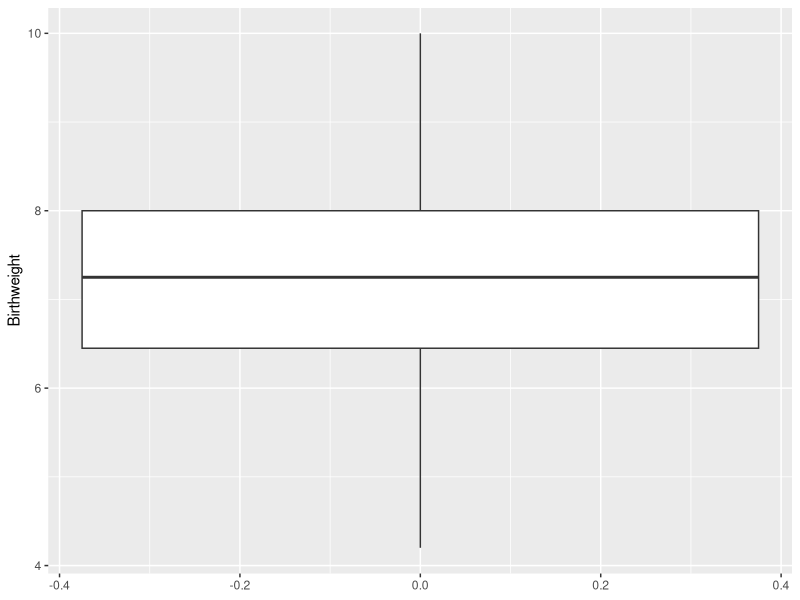
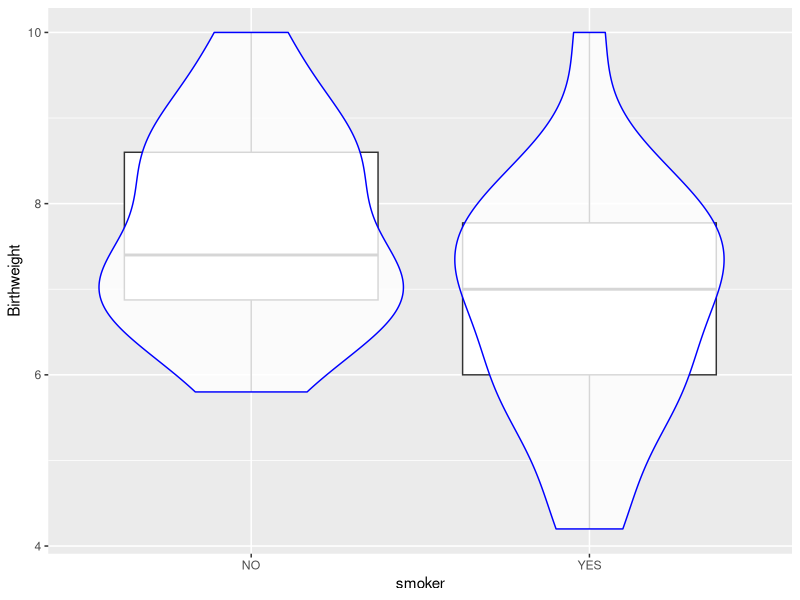

Source code (R) for these figures, in order:
## ---- chunk 1
bwt <- read.csv("./data/birthweight_reduced.csv")
head(bwt)
## ---- chunk 2
bwt$smoker <- factor(bwt$smoker, labels = c('NO','YES'))
## ---- chunk 3
cat("La media es", mean(bwt$Birthweight),"\n")
cat("La mediana es", median(bwt$Birthweight), "\n")
cat("Los cuartiles son:", paste(quantile(bwt$Birthweight, probs = c(0.25,0.5,0.75)), collapse = ", "), "\n")
## ---- chunk 4
library(ggplot2)
ggplot(data=bwt, aes(y=Birthweight))+geom_boxplot()
## ---- chunk 5
table(bwt$smoker)
## ---- chunk 6
cat("Madres fumadoras",sum(bwt$smoker=='YES'),"\n")
cat("Madres NO fumadoras",sum(bwt$smoker=='NO'),"\n")
## ---- chunk 7
library(tidyverse)
bwt |> group_by(smoker) |> summarize(num=n())
## ---- chunk 8

cat("El peso medio de los hijos de madres fumadores es: ", mean(bwt$Birthweight[which(bwt$smoker=='YES')]),"\n")
cat("El peso medio de los hijos de madres NO fumadores es: ",
    mean(bwt$Birthweight[which(bwt$smoker=='NO')]),"\n")
## ---- chunk 9
library(tidyverse)
bwt |> group_by(smoker) |> summarize(num=n(), media=mean(Birthweight))
## ---- chunk 10

cat("La varianza media de los hijos de madres fumadores es: ", var(bwt$Birthweight[which(bwt$smoker=='YES')]),"\n")
cat("La varianza media de los hijos de madres NO fumadores es: ",
    var(bwt$Birthweight[which(bwt$smoker=='NO')]),"\n")
## ---- chunk 11
library(tidyverse)
bwt |> group_by(smoker) |> summarize(num=n(), 
                                     media=mean(Birthweight),
                                     varianza=var(Birthweight))
## ---- chunk 12
ggplot(data=bwt, aes(y=Birthweight,x=smoker))+geom_boxplot()+
  geom_violin(color='blue', alpha=0.8)
## ---- chunk 13
df_sunny <- read.csv("./data/cities_sunny.csv")
head(df_sunny)
## ---- chunk 14
cat("Hay",nrow(df_sunny),"ciudades")
cat(" y ",length(unique(df_sunny$Country)),"paises")
## ---- chunk 15
df_sunny |> group_by(Country) |> summarise(num=n())
## ---- chunk 16
df_sunny |> group_by(Country) |> summarise(num=n())
## ---- chunk 17
df_sunny[which.max(df_sunny$Jan), c('Country', 'City')]
## ---- chunk 18
df_sunny$trimestre <- df_sunny$Jan+df_sunny$Feb+df_sunny$Mar
df_sunny[which.max(df_sunny$trimestre), c('Country', 'City')]

## ---- chunk 19
df_sunny$todo_año <- rowSums(df_sunny[,c(3:14)])
df_sunny[which.max(df_sunny$todo_año), c('Country', 'City', 'todo_año')]
## ---- chunk 20
num_city <- table(df_sunny$Country)
num_city[which.max(num_city)]
## ---- chunk 21
df_sunny |> group_by(Country) |> summarize(num=n()) |> arrange(desc(num)) |> top_n(1)
## ---- chunk 22
rowMeans(df_sunny[df_sunny$City=='Madrid',c(3:14)])
## ---- chunk 23
mean(unlist(df_sunny[df_sunny$City=='Madrid',c(3:14)]))
## ---- chunk 24
median(unlist(df_sunny[df_sunny$City=='Madrid',c(3:14)]))
## ---- chunk 25
df_sunny |> filter(City=='Madrid') |> 
  select(Jan, Feb, Mar, Apr, May, Jun, Jul, Aug, Sep, Oct, Nov, Dec) |> rowMeans()
